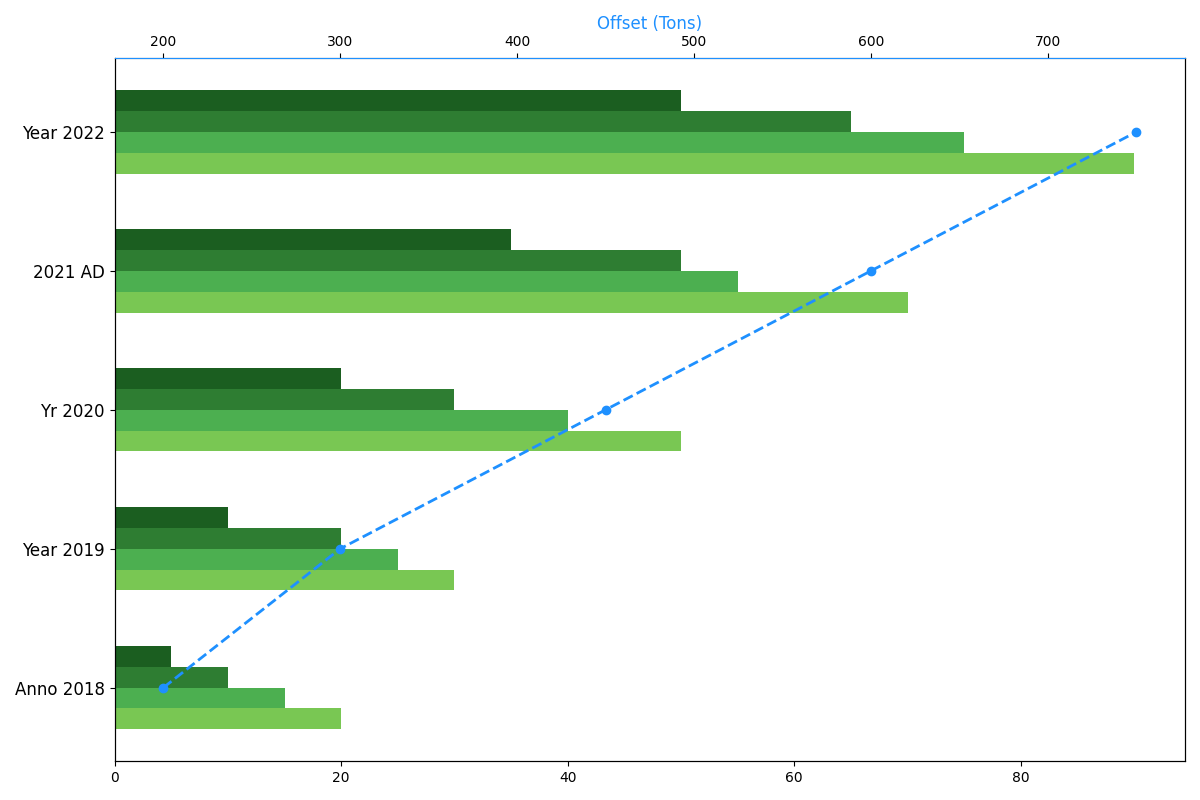

Here is the Python script that generated this plot:
import matplotlib.pyplot as plt
import numpy as np

years = ['Anno 2018', 'Year 2019', 'Yr 2020', '2021 AD', 'Year 2022']
org_A = np.array([20, 30, 50, 70, 90])
org_B = np.array([15, 25, 40, 55, 75])
org_C = np.array([10, 20, 30, 50, 65])
org_D = np.array([5, 10, 20, 35, 50]) 
carbon_offset = np.array([200, 300, 450, 600, 750])

fig, ax1 = plt.subplots(figsize=(12, 8))

height = 0.15  
y = np.arange(len(years))

ax1.barh(y - 1.5*height, org_A, height, color='#79C753')
ax1.barh(y - 0.5*height, org_B, height, color='#4CAF50')
ax1.barh(y + 0.5*height, org_C, height, color='#2E7D32')
ax1.barh(y + 1.5*height, org_D, height, color='#1B5E20')

ax1.set_yticks(y)
ax1.set_yticklabels(years, fontsize=12)

# Adding a secondary x-axis for carbon offset impact
ax2 = ax1.twiny()
ax2.plot(carbon_offset, y, color='dodgerblue', marker='o', linestyle='--', linewidth=2)
ax2.set_xlabel('Offset (Tons)', fontsize=12, color='dodgerblue')
ax2.spines['top'].set_color('dodgerblue')

plt.tight_layout()
plt.show()
